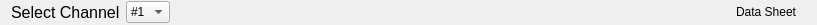
        <widget class="QWidget" name="help_area" native="true">
         <property name="minimumSize">
          <size>
           <width>0</width>
           <height>25</height>
          </size>
         </property>
         <property name="maximumSize">
          <size>
           <width>16777215</width>
           <height>25</height>
          </size>
         </property>
         <property name="styleSheet">
          <string notr="true"/>
         </property>
         <layout class="QHBoxLayout" name="horizontalLayout_3">
          <property name="topMargin">
           <number>0</number>
          </property>
          <property name="bottomMargin">
           <number>0</number>
          </property>
          <item>
           <widget class="QLabel" name="select_channel_label">
            <property name="font">
             <font>
              <pointsize>12</pointsize>
             </font>
            </property>
            <property name="styleSheet">
             <string notr="true"/>
            </property>
            <property name="text">
             <string>Select Channel</string>
            </property>
           </widget>
          </item>
          <item>
           <widget class="QComboBox" name="ch_select">
            <property name="styleSheet">
             <string notr="true"/>
            </property>
            <item>
             <property name="text">
              <string>#1</string>
             </property>
            </item>
            <item>
             <property name="text">
              <string>#2</string>
             </property>
            </item>
            <item>
             <property name="text">
              <string>#3</string>
             </property>
            </item>
            <item>
             <property name="text">
              <string>#4</string>
             </property>
            </item>
           </widget>
          </item>
          <item>
           <spacer name="help_spacer">
            <property name="orientation">
             <enum>Qt::Orientation::Horizontal</enum>
            </property>
            <property name="sizeHint" stdset="0">
             <size>
              <width>550</width>
              <height>4</height>
             </size>
            </property>
           </spacer>
          </item>
          <item>
           <widget class="QPushButton" name="help_button_sr300">
            <property name="styleSheet">
             <string notr="true"/>
            </property>
            <property name="text">
             <string>Data Sheet</string>
            </property>
            <property name="icon">
             <iconset>
              <normaloff>:/RegisterPages/Images/Pages/RegisterPage/help-circle-sharp.png</normaloff>:/RegisterPages/Images/Pages/RegisterPage/help-circle-sharp.png</iconset>
            </property>
            <property name="iconSize">
             <size>
              <width>20</width>
              <height>20</height>
             </size>
            </property>
            <property name="flat">
             <bool>true</bool>
            </property>
           </widget>
          </item>
         </layout>
        </widget>
